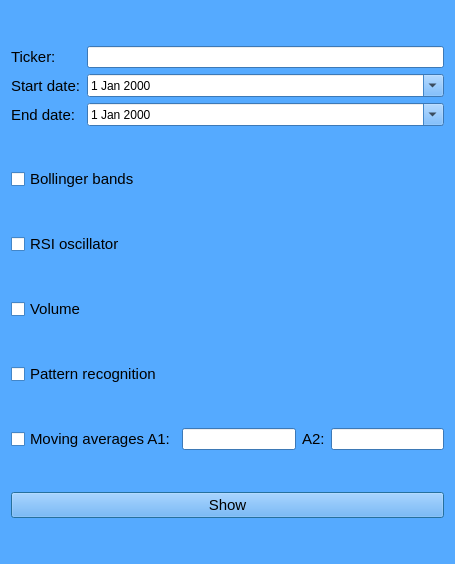
<?xml version="1.0" encoding="UTF-8"?>
<ui version="4.0">
 <class>Dialog</class>
 <widget class="QDialog" name="Dialog">
  <property name="geometry">
   <rect>
    <x>0</x>
    <y>0</y>
    <width>455</width>
    <height>564</height>
   </rect>
  </property>
  <property name="palette">
   <palette>
    <active>
     <colorrole role="WindowText">
      <brush brushstyle="SolidPattern">
       <color alpha="255">
        <red>0</red>
        <green>0</green>
        <blue>0</blue>
       </color>
      </brush>
     </colorrole>
     <colorrole role="Button">
      <brush brushstyle="SolidPattern">
       <color alpha="255">
        <red>85</red>
        <green>170</green>
        <blue>255</blue>
       </color>
      </brush>
     </colorrole>
     <colorrole role="Light">
      <brush brushstyle="SolidPattern">
       <color alpha="255">
        <red>212</red>
        <green>234</green>
        <blue>255</blue>
       </color>
      </brush>
     </colorrole>
     <colorrole role="Midlight">
      <brush brushstyle="SolidPattern">
       <color alpha="255">
        <red>148</red>
        <green>202</green>
        <blue>255</blue>
       </color>
      </brush>
     </colorrole>
     <colorrole role="Dark">
      <brush brushstyle="SolidPattern">
       <color alpha="255">
        <red>42</red>
        <green>85</green>
        <blue>127</blue>
       </color>
      </brush>
     </colorrole>
     <colorrole role="Mid">
      <brush brushstyle="SolidPattern">
       <color alpha="255">
        <red>57</red>
        <green>113</green>
        <blue>170</blue>
       </color>
      </brush>
     </colorrole>
     <colorrole role="Text">
      <brush brushstyle="SolidPattern">
       <color alpha="255">
        <red>0</red>
        <green>0</green>
        <blue>0</blue>
       </color>
      </brush>
     </colorrole>
     <colorrole role="BrightText">
      <brush brushstyle="SolidPattern">
       <color alpha="255">
        <red>255</red>
        <green>255</green>
        <blue>255</blue>
       </color>
      </brush>
     </colorrole>
     <colorrole role="ButtonText">
      <brush brushstyle="SolidPattern">
       <color alpha="255">
        <red>0</red>
        <green>0</green>
        <blue>0</blue>
       </color>
      </brush>
     </colorrole>
     <colorrole role="Base">
      <brush brushstyle="SolidPattern">
       <color alpha="255">
        <red>255</red>
        <green>255</green>
        <blue>255</blue>
       </color>
      </brush>
     </colorrole>
     <colorrole role="Window">
      <brush brushstyle="SolidPattern">
       <color alpha="255">
        <red>85</red>
        <green>170</green>
        <blue>255</blue>
       </color>
      </brush>
     </colorrole>
     <colorrole role="Shadow">
      <brush brushstyle="SolidPattern">
       <color alpha="255">
        <red>0</red>
        <green>0</green>
        <blue>0</blue>
       </color>
      </brush>
     </colorrole>
     <colorrole role="AlternateBase">
      <brush brushstyle="SolidPattern">
       <color alpha="255">
        <red>170</red>
        <green>212</green>
        <blue>255</blue>
       </color>
      </brush>
     </colorrole>
     <colorrole role="ToolTipBase">
      <brush brushstyle="SolidPattern">
       <color alpha="255">
        <red>255</red>
        <green>255</green>
        <blue>220</blue>
       </color>
      </brush>
     </colorrole>
     <colorrole role="ToolTipText">
      <brush brushstyle="SolidPattern">
       <color alpha="255">
        <red>0</red>
        <green>0</green>
        <blue>0</blue>
       </color>
      </brush>
     </colorrole>
     <colorrole role="PlaceholderText">
      <brush brushstyle="SolidPattern">
       <color alpha="128">
        <red>0</red>
        <green>0</green>
        <blue>0</blue>
       </color>
      </brush>
     </colorrole>
    </active>
    <inactive>
     <colorrole role="WindowText">
      <brush brushstyle="SolidPattern">
       <color alpha="255">
        <red>0</red>
        <green>0</green>
        <blue>0</blue>
       </color>
      </brush>
     </colorrole>
     <colorrole role="Button">
      <brush brushstyle="SolidPattern">
       <color alpha="255">
        <red>85</red>
        <green>170</green>
        <blue>255</blue>
       </color>
      </brush>
     </colorrole>
     <colorrole role="Light">
      <brush brushstyle="SolidPattern">
       <color alpha="255">
        <red>212</red>
        <green>234</green>
        <blue>255</blue>
       </color>
      </brush>
     </colorrole>
     <colorrole role="Midlight">
      <brush brushstyle="SolidPattern">
       <color alpha="255">
        <red>148</red>
        <green>202</green>
        <blue>255</blue>
       </color>
      </brush>
     </colorrole>
     <colorrole role="Dark">
      <brush brushstyle="SolidPattern">
       <color alpha="255">
        <red>42</red>
        <green>85</green>
        <blue>127</blue>
       </color>
      </brush>
     </colorrole>
     <colorrole role="Mid">
      <brush brushstyle="SolidPattern">
       <color alpha="255">
        <red>57</red>
        <green>113</green>
        <blue>170</blue>
       </color>
      </brush>
     </colorrole>
     <colorrole role="Text">
      <brush brushstyle="SolidPattern">
       <color alpha="255">
        <red>0</red>
        <green>0</green>
        <blue>0</blue>
       </color>
      </brush>
     </colorrole>
     <colorrole role="BrightText">
      <brush brushstyle="SolidPattern">
       <color alpha="255">
        <red>255</red>
        <green>255</green>
        <blue>255</blue>
       </color>
      </brush>
     </colorrole>
     <colorrole role="ButtonText">
      <brush brushstyle="SolidPattern">
       <color alpha="255">
        <red>0</red>
        <green>0</green>
        <blue>0</blue>
       </color>
      </brush>
     </colorrole>
     <colorrole role="Base">
      <brush brushstyle="SolidPattern">
       <color alpha="255">
        <red>255</red>
        <green>255</green>
        <blue>255</blue>
       </color>
      </brush>
     </colorrole>
     <colorrole role="Window">
      <brush brushstyle="SolidPattern">
       <color alpha="255">
        <red>85</red>
        <green>170</green>
        <blue>255</blue>
       </color>
      </brush>
     </colorrole>
     <colorrole role="Shadow">
      <brush brushstyle="SolidPattern">
       <color alpha="255">
        <red>0</red>
        <green>0</green>
        <blue>0</blue>
       </color>
      </brush>
     </colorrole>
     <colorrole role="AlternateBase">
      <brush brushstyle="SolidPattern">
       <color alpha="255">
        <red>170</red>
        <green>212</green>
        <blue>255</blue>
       </color>
      </brush>
     </colorrole>
     <colorrole role="ToolTipBase">
      <brush brushstyle="SolidPattern">
       <color alpha="255">
        <red>255</red>
        <green>255</green>
        <blue>220</blue>
       </color>
      </brush>
     </colorrole>
     <colorrole role="ToolTipText">
      <brush brushstyle="SolidPattern">
       <color alpha="255">
        <red>0</red>
        <green>0</green>
        <blue>0</blue>
       </color>
      </brush>
     </colorrole>
     <colorrole role="PlaceholderText">
      <brush brushstyle="SolidPattern">
       <color alpha="128">
        <red>0</red>
        <green>0</green>
        <blue>0</blue>
       </color>
      </brush>
     </colorrole>
    </inactive>
    <disabled>
     <colorrole role="WindowText">
      <brush brushstyle="SolidPattern">
       <color alpha="255">
        <red>42</red>
        <green>85</green>
        <blue>127</blue>
       </color>
      </brush>
     </colorrole>
     <colorrole role="Button">
      <brush brushstyle="SolidPattern">
       <color alpha="255">
        <red>85</red>
        <green>170</green>
        <blue>255</blue>
       </color>
      </brush>
     </colorrole>
     <colorrole role="Light">
      <brush brushstyle="SolidPattern">
       <color alpha="255">
        <red>212</red>
        <green>234</green>
        <blue>255</blue>
       </color>
      </brush>
     </colorrole>
     <colorrole role="Midlight">
      <brush brushstyle="SolidPattern">
       <color alpha="255">
        <red>148</red>
        <green>202</green>
        <blue>255</blue>
       </color>
      </brush>
     </colorrole>
     <colorrole role="Dark">
      <brush brushstyle="SolidPattern">
       <color alpha="255">
        <red>42</red>
        <green>85</green>
        <blue>127</blue>
       </color>
      </brush>
     </colorrole>
     <colorrole role="Mid">
      <brush brushstyle="SolidPattern">
       <color alpha="255">
        <red>57</red>
        <green>113</green>
        <blue>170</blue>
       </color>
      </brush>
     </colorrole>
     <colorrole role="Text">
      <brush brushstyle="SolidPattern">
       <color alpha="255">
        <red>42</red>
        <green>85</green>
        <blue>127</blue>
       </color>
      </brush>
     </colorrole>
     <colorrole role="BrightText">
      <brush brushstyle="SolidPattern">
       <color alpha="255">
        <red>255</red>
        <green>255</green>
        <blue>255</blue>
       </color>
      </brush>
     </colorrole>
     <colorrole role="ButtonText">
      <brush brushstyle="SolidPattern">
       <color alpha="255">
        <red>42</red>
        <green>85</green>
        <blue>127</blue>
       </color>
      </brush>
     </colorrole>
     <colorrole role="Base">
      <brush brushstyle="SolidPattern">
       <color alpha="255">
        <red>85</red>
        <green>170</green>
        <blue>255</blue>
       </color>
      </brush>
     </colorrole>
     <colorrole role="Window">
      <brush brushstyle="SolidPattern">
       <color alpha="255">
        <red>85</red>
        <green>170</green>
        <blue>255</blue>
       </color>
      </brush>
     </colorrole>
     <colorrole role="Shadow">
      <brush brushstyle="SolidPattern">
       <color alpha="255">
        <red>0</red>
        <green>0</green>
        <blue>0</blue>
       </color>
      </brush>
     </colorrole>
     <colorrole role="AlternateBase">
      <brush brushstyle="SolidPattern">
       <color alpha="255">
        <red>85</red>
        <green>170</green>
        <blue>255</blue>
       </color>
      </brush>
     </colorrole>
     <colorrole role="ToolTipBase">
      <brush brushstyle="SolidPattern">
       <color alpha="255">
        <red>255</red>
        <green>255</green>
        <blue>220</blue>
       </color>
      </brush>
     </colorrole>
     <colorrole role="ToolTipText">
      <brush brushstyle="SolidPattern">
       <color alpha="255">
        <red>0</red>
        <green>0</green>
        <blue>0</blue>
       </color>
      </brush>
     </colorrole>
     <colorrole role="PlaceholderText">
      <brush brushstyle="SolidPattern">
       <color alpha="128">
        <red>0</red>
        <green>0</green>
        <blue>0</blue>
       </color>
      </brush>
     </colorrole>
    </disabled>
   </palette>
  </property>
  <property name="windowTitle">
   <string>Technical Analysis Tool</string>
  </property>
  <layout class="QGridLayout" name="gridLayout_2">
   <item row="0" column="0">
    <layout class="QGridLayout" name="gridLayout">
     <item row="0" column="0">
      <widget class="QLabel" name="label">
       <property name="font">
        <font>
         <pointsize>11</pointsize>
        </font>
       </property>
       <property name="text">
        <string>Ticker:</string>
       </property>
      </widget>
     </item>
     <item row="0" column="1">
      <widget class="QLineEdit" name="tickerEdit"/>
     </item>
     <item row="1" column="0">
      <widget class="QLabel" name="label_2">
       <property name="font">
        <font>
         <pointsize>11</pointsize>
        </font>
       </property>
       <property name="text">
        <string>Start date:</string>
       </property>
      </widget>
     </item>
     <item row="1" column="1">
      <widget class="QDateEdit" name="dateEditStart">
       <property name="calendarPopup">
        <bool>true</bool>
       </property>
      </widget>
     </item>
     <item row="2" column="0">
      <widget class="QLabel" name="label_3">
       <property name="font">
        <font>
         <pointsize>11</pointsize>
        </font>
       </property>
       <property name="text">
        <string>End date:</string>
       </property>
      </widget>
     </item>
     <item row="2" column="1">
      <widget class="QDateEdit" name="dateEditEnd">
       <property name="calendarPopup">
        <bool>true</bool>
       </property>
      </widget>
     </item>
    </layout>
   </item>
   <item row="1" column="0">
    <widget class="QCheckBox" name="checkBoxBB">
     <property name="font">
      <font>
       <pointsize>11</pointsize>
      </font>
     </property>
     <property name="text">
      <string>Bollinger bands</string>
     </property>
    </widget>
   </item>
   <item row="2" column="0">
    <widget class="QCheckBox" name="checkBoxRSI">
     <property name="font">
      <font>
       <pointsize>11</pointsize>
      </font>
     </property>
     <property name="text">
      <string>RSI oscillator</string>
     </property>
    </widget>
   </item>
   <item row="3" column="0">
    <widget class="QCheckBox" name="checkBoxVol">
     <property name="font">
      <font>
       <pointsize>11</pointsize>
      </font>
     </property>
     <property name="text">
      <string>Volume</string>
     </property>
    </widget>
   </item>
   <item row="4" column="0">
    <widget class="QCheckBox" name="checkBoxPR">
     <property name="font">
      <font>
       <pointsize>11</pointsize>
      </font>
     </property>
     <property name="text">
      <string>Pattern recognition</string>
     </property>
    </widget>
   </item>
   <item row="5" column="0">
    <layout class="QHBoxLayout" name="horizontalLayout">
     <item>
      <widget class="QCheckBox" name="checkBoxMA">
       <property name="font">
        <font>
         <pointsize>11</pointsize>
        </font>
       </property>
       <property name="text">
        <string>Moving averages A1:</string>
       </property>
      </widget>
     </item>
     <item>
      <widget class="QLineEdit" name="lineEditA1"/>
     </item>
     <item>
      <widget class="QLabel" name="label_4">
       <property name="font">
        <font>
         <pointsize>11</pointsize>
        </font>
       </property>
       <property name="text">
        <string>A2:</string>
       </property>
      </widget>
     </item>
     <item>
      <widget class="QLineEdit" name="lineEditA2"/>
     </item>
    </layout>
   </item>
   <item row="6" column="0">
    <widget class="QPushButton" name="pushButton">
     <property name="font">
      <font>
       <pointsize>11</pointsize>
      </font>
     </property>
     <property name="text">
      <string>Show</string>
     </property>
    </widget>
   </item>
  </layout>
 </widget>
 <resources/>
 <connections/>
</ui>
